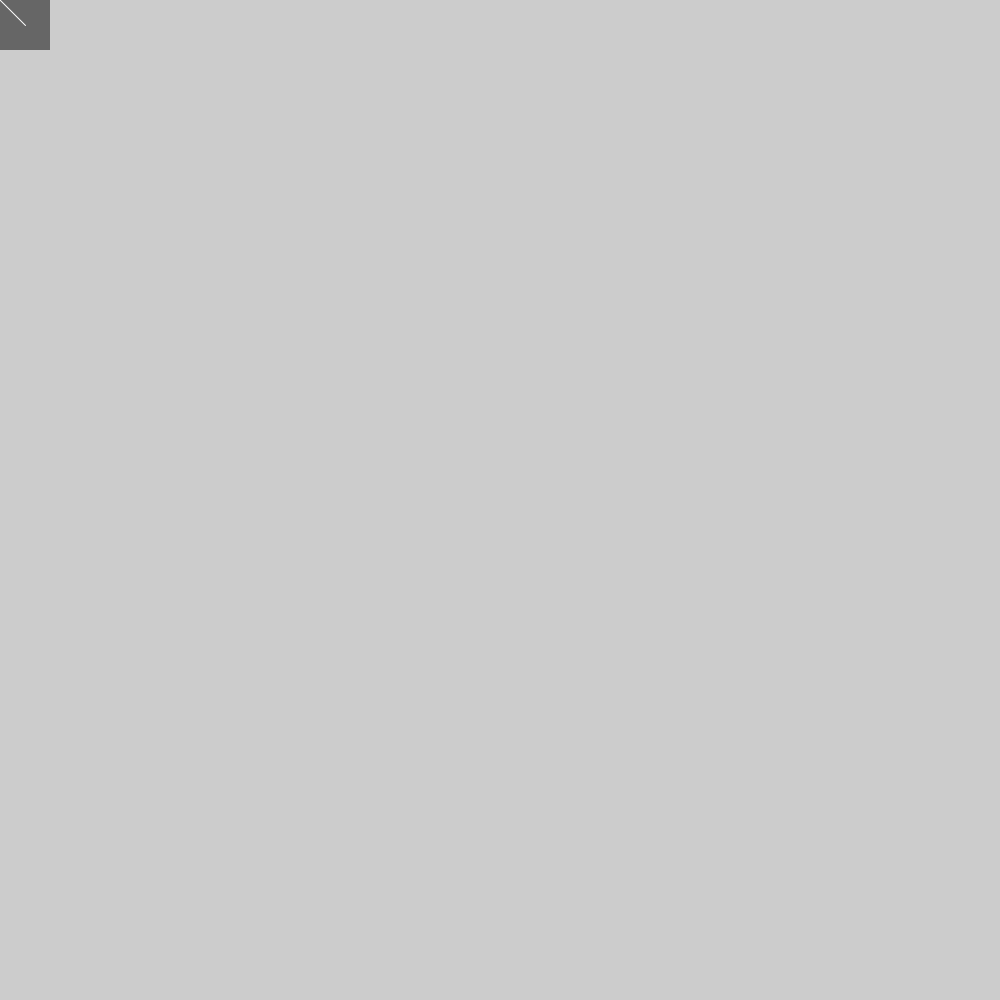
Frame 1 (no input)
Frame 60 (the mouse pressed at the canvas centre just before this capture): identical to frame 1, image omitted
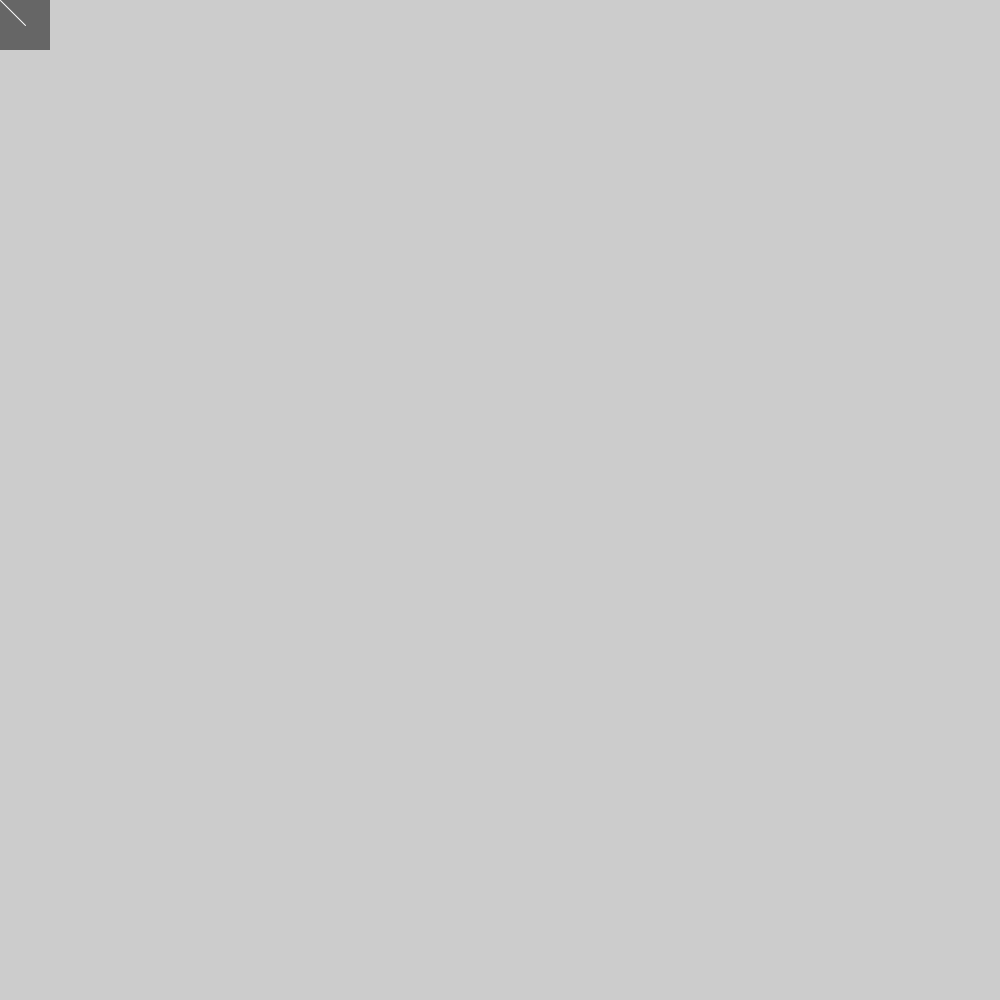
Frame 120 (the mouse held since frame 60 and released just before this capture)

The Processing sketch that drew these frames (run headless with seeded random() and noise(); from frame 60 on, the mouse is pressed at the canvas centre):

// Processing sketch: coisadoidacompricadicima
// ── coisadoidacompricadicima.pde
PGraphics pg;
int a;
int b;
int ac;
int va;
int vb;
int nb;
int bi;
int bf;
int bc;
int da;

void setup() {
  size(1000, 1000);
  pg = createGraphics(50, 50);
}

void draw(){
  a = a + va*da;
  b = b + vb;

  if (ac>=0 & ac<=950){
    ac++;
    va = 1;
    vb = 0;
  } else {
    da = da * -1;
    va = 0;
    vb = 1;
    bc = bc + vb;
    if (bc >= 50){
      vb = 0;
      va = 1;
  }
  }
  println(a);

 
  

  pg.beginDraw();
  pg.background(102);
  pg.stroke(255);
  pg.line(pg.width*0.5, pg.height*0.5, mouseX -500, mouseY -500);
  pg.endDraw();
  image(pg, a, b); 
}
